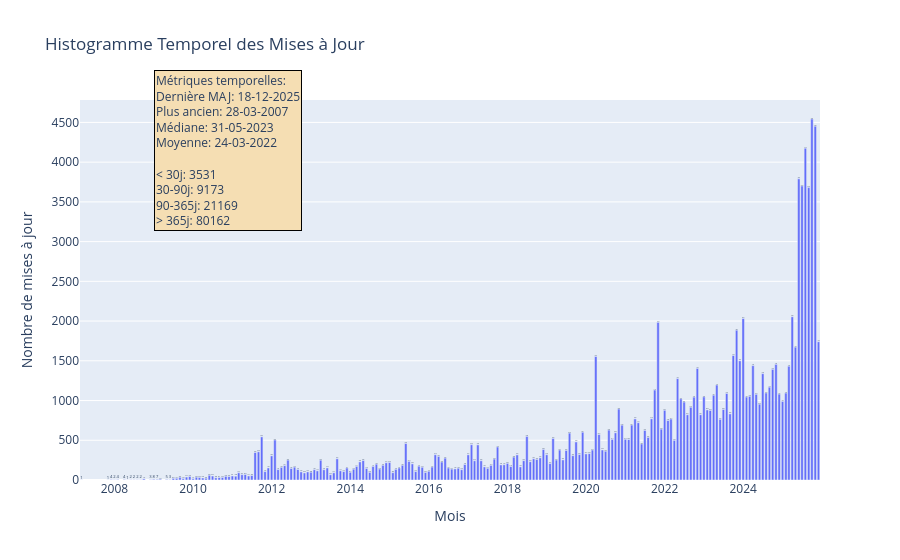

Write notebook code for a chart like this one.
### Code cell
# ===== 3. TEMPORAL ANALYSIS =====
from datetime import datetime

df['timestamp_dt'] = pd.to_datetime(df['timestamp']).dt.tz_localize(None)
now = datetime(2025, 12, 15)

# Regroupement par mois
df['year_month'] = df['timestamp_dt'].dt.to_period('M')
temporal_counts = df.group_by('year_month').size().sort_index()

# Histogramme temporel
fig_hist_time = px.bar(
    x=[str(period) for period in temporal_counts.index],
    y=temporal_counts.values,
    text=temporal_counts.values,
    labels={'x': 'Mois', 'y': 'Nombre de mises à jour'},
    title="Histogramme Temporel des Mises à Jour"
)
fig_hist_time.update_traces(textposition="outside")

# Complément calcul métrics pour le temps
timestamps = df['timestamp_dt'].sort_values()
oldest = timestamps.iloc[0]
newest = timestamps.iloc[-1]
median_date = timestamps.iloc[len(timestamps)//2]
avg_timestamp = pd.Timestamp(timestamps.astype(np.int64).mean())

days_diff = [(now - ts).days for ts in timestamps]
within_30 = sum(1 for d in days_diff if d <= 30)
within_90 = sum(1 for d in days_diff if 30 < d <= 90)
within_365 = sum(1 for d in days_diff if 90 < d <= 365)
over_365 = sum(1 for d in days_diff if d > 365)

# Texte des métriques avec <br> pour les sauts de ligne
metrics_text = (
    f"Métriques temporelles:<br>"
    f"Dernière MAJ: {newest.strftime('%d-%m-%Y')}<br>"
    f"Plus ancien: {oldest.strftime('%d-%m-%Y')}<br>"
    f"Médiane: {median_date.strftime('%d-%m-%Y')}<br>"
    f"Moyenne: {avg_timestamp.strftime('%d-%m-%Y')}<br><br>"
    f"< 30j: {within_30}<br>"
    f"30-90j: {within_90}<br>"
    f"90-365j: {within_365}<br>"
    f"> 365j: {over_365}"
)

# Annotation sous le titre
fig_hist_time.add_annotation(
    text=metrics_text,
    xref="paper", yref="paper",
    x=0.1, y=1.08,   # centré, juste sous le titre
    showarrow=False,
    font=dict(size=12),
    align="left",
    bgcolor="wheat",
    bordercolor="black"
)

fig_hist_time.show()

### Figure 1 — Plotly figure (JSON) as saved in the notebook; plotly's stock layout.template omitted (floating-point values rounded to 4 significant figures; data arrays with more than 128 entries replaced by an {"elided": "..."} marker saying what was removed)
{"data": [{"hovertemplate": "Mois=%{x}<br>Nombre de mises à jour=%{y}<br>text=%{text}<extra></extra>", "legendgroup": "", "marker": {"color": "#636efa", "pattern": {"shape": ""}}, "name": "", "orientation": "v", "showlegend": false, "text": {"elided": "216 float values"}, "textposition": "outside", "type": "bar", "x": {"elided": "216 str values"}, "xaxis": "x", "y": {"elided": "216 int values"}, "yaxis": "y"}], "layout": {"annotations": [{"align": "left", "bgcolor": "wheat", "bordercolor": "black", "font": {"size": 12}, "showarrow": false, "text": "Métriques temporelles:<br>Dernière MAJ: 18-12-2025<br>Plus ancien: 28-03-2007<br>Médiane: 31-05-2023<br>Moyenne: 24-03-2022<br><br>< 30j: 3531<br>30-90j: 9173<br>90-365j: 21169<br>> 365j: 80162", "x": 0.1, "xref": "paper", "y": 1.08, "yref": "paper"}], "barmode": "relative", "legend": {"tracegroupgap": 0}, "title": {"text": "Histogramme Temporel des Mises à Jour"}, "xaxis": {"anchor": "y", "domain": [0, 1], "title": {"text": "Mois"}}, "yaxis": {"anchor": "x", "domain": [0, 1], "title": {"text": "Nombre de mises à jour"}}}}
